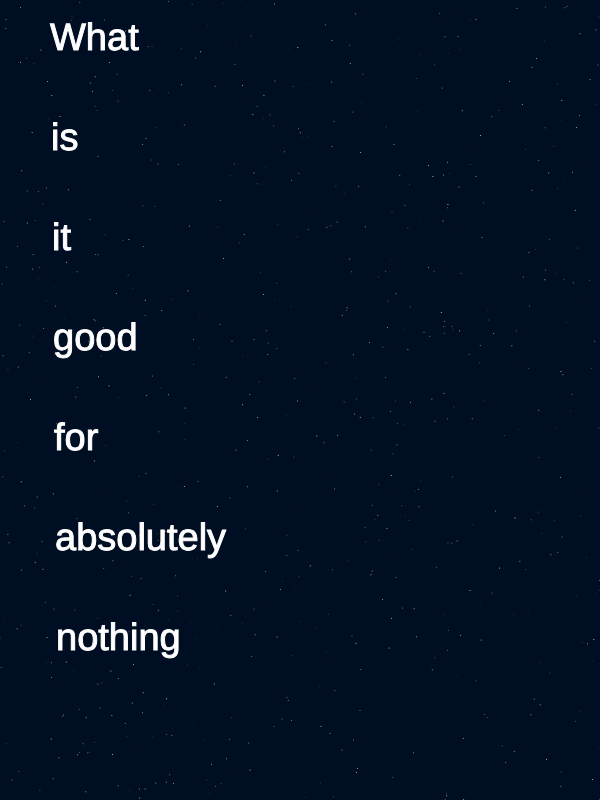
Frame 1 (no input)
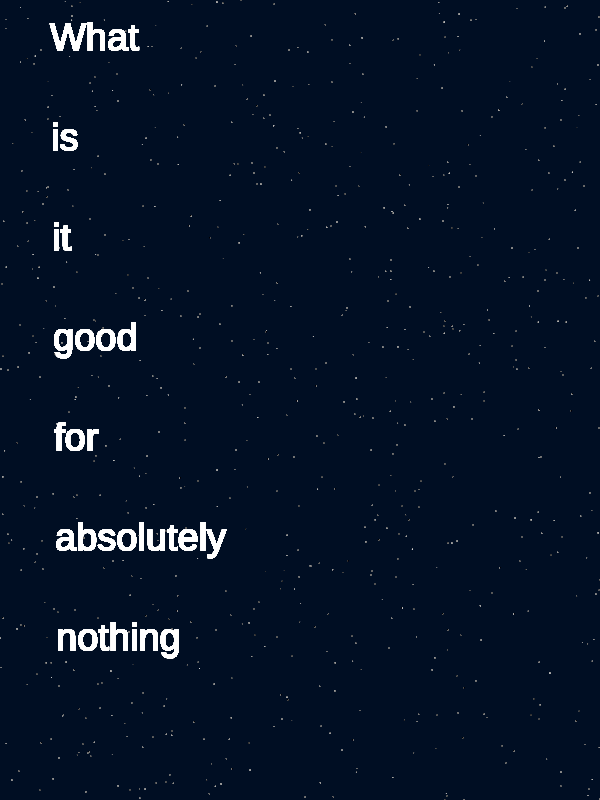
Frame 60 (no input)
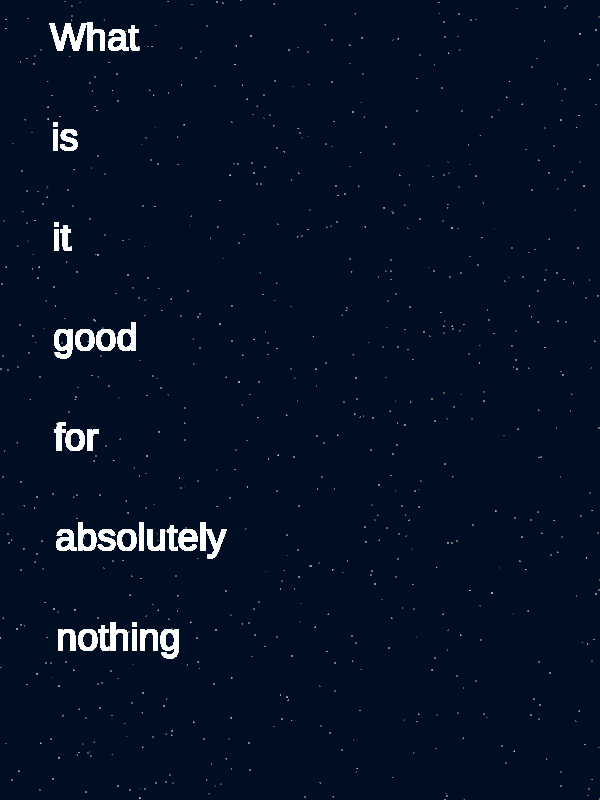
Frame 120 (the mouse pressed at the canvas centre since frame 60)

The p5.js sketch that drew these frames (run headless with seeded random() and noise() and a simulated clock; from frame 60 on, the mouse is pressed at the canvas centre):

// p5.js sketch
// ── sketch.js
/*
create a code that uses an array to display shapes or text
*/

var bloop =[];
var words = ["What", "is", "it", "good","for", "absolutely", "nothing"];

function setup() {
  createCanvas(600, 800);//makes a 600x800 canvas
	background(0, 14, 35);//blueish background"
	
	  for (var i = 0; i < height; i++) { //loops 800 times to create 800 bloops in the array
    bloop[i] = { // stores all the positions of i from the for loop in the array
      x1: random(0, width), // place x position randomly between 0 and width
      y1: random(0, height), // place y position randomly between 0 and width
      display: function() {//a function named display in a for loop for each of the bloops in the array
        stroke(random(225));//stroke is white
        point(this.x1, this.y1); // creates a bloop using the point keyword
      }
    }
  }
	
		
}

function draw() {
  //this draws the bloops first
  for (var i = 0; i < bloop.length; i++) { //iterate through the length of bloop array
    bloop[i].display(); // display each bloop using the display function in the bloop array
  }
  //this draws the words in front of the bloops
  for (i = 0; i < 7; i++) { //for loop iterating 7 times
		
		stroke(255);//stroke of text is white
		fill(255);//fill of text is white
		textSize(38); //size of text is 38
		text(words[i], i +50, i * 100 + 50); // print/draw each phrase/string for i(8) times spacing each lower and more to the right
	}
}
